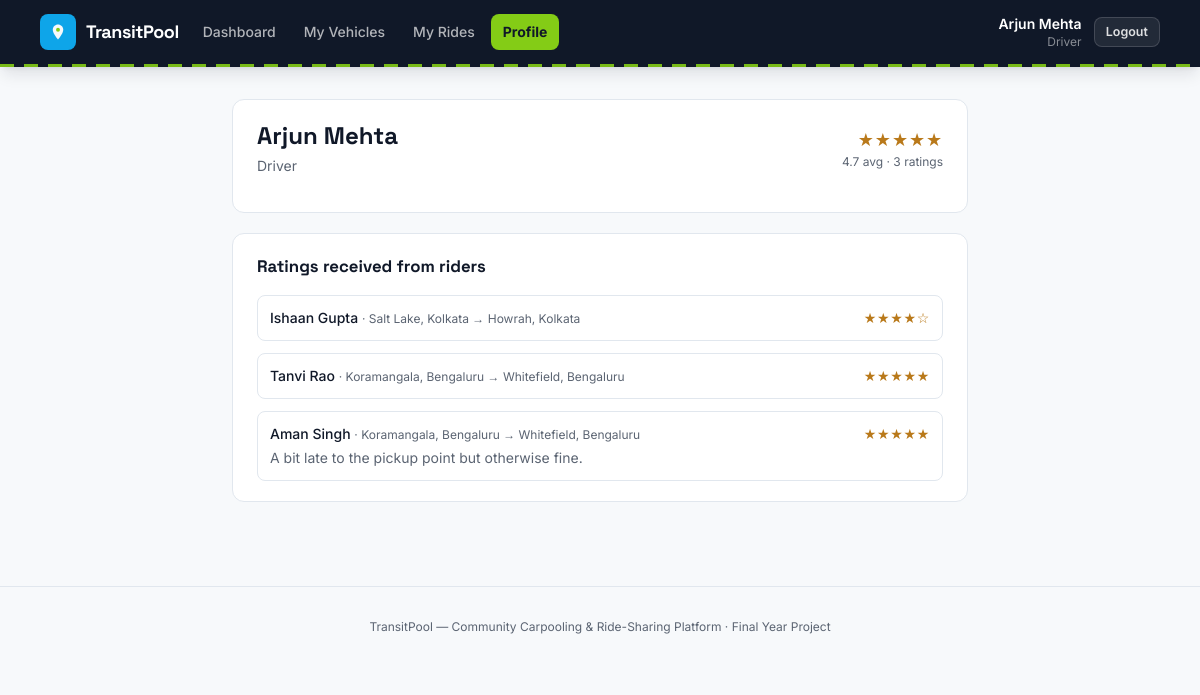
The app's page /index.php?route=driver/profile (signed in) with its own data.
### tables this page shows
CREATE TABLE ratings (
    id          INT UNSIGNED AUTO_INCREMENT PRIMARY KEY,
    ride_id     INT UNSIGNED NOT NULL,
    rater_id    INT UNSIGNED NOT NULL,
    ratee_id    INT UNSIGNED NOT NULL,
    rater_role  ENUM('driver','rider') NOT NULL,
    stars       TINYINT UNSIGNED NOT NULL,
    comment     VARCHAR(500) NULL,
    created_at  TIMESTAMP NOT NULL DEFAULT CURRENT_TIMESTAMP,
    CONSTRAINT fk_ratings_ride  FOREIGN KEY (ride_id)  REFERENCES rides(id) ON DELETE CASCADE,
    CONSTRAINT fk_ratings_rater FOREIGN KEY (rater_id) REFERENCES users(id) ON DELETE CASCADE,
    CONSTRAINT fk_ratings_ratee FOREIGN KEY (ratee_id) REFERENCES users(id) ON DELETE CASCADE,
    CONSTRAINT chk_ratings_stars CHECK (stars BETWEEN 1 AND 5),
    CONSTRAINT uniq_rating_per_direction UNIQUE (ride_id, rater_id, ratee_id),
    INDEX idx_ratings_ratee (ratee_id)
);

CREATE TABLE users (
    id         INT UNSIGNED AUTO_INCREMENT PRIMARY KEY,
    name       VARCHAR(120)    NOT NULL,
    email      VARCHAR(150)    NOT NULL UNIQUE,
    phone      VARCHAR(20)     NOT NULL,
    password   VARCHAR(255)    NOT NULL,
    role       ENUM('super_admin','driver','rider') NOT NULL,
    status     ENUM('active','inactive') NOT NULL DEFAULT 'active',
    created_at TIMESTAMP NOT NULL DEFAULT CURRENT_TIMESTAMP
);

CREATE TABLE rides (
    id               INT UNSIGNED AUTO_INCREMENT PRIMARY KEY,
    driver_id        INT UNSIGNED NOT NULL,
    vehicle_id       INT UNSIGNED NOT NULL,
    origin           VARCHAR(120) NOT NULL,
    destination      VARCHAR(120) NOT NULL,
    departure_at     DATETIME NOT NULL,
    seats_total      TINYINT UNSIGNED NOT NULL,
    seats_available  TINYINT UNSIGNED NOT NULL,
    price_per_seat   DECIMAL(8,2) NOT NULL,
    notes            VARCHAR(255) NULL,
    status           ENUM('scheduled','ongoing','completed','cancelled') NOT NULL DEFAULT 'scheduled',
    created_at       TIMESTAMP NOT NULL DEFAULT CURRENT_TIMESTAMP,
    CONSTRAINT fk_rides_driver  FOREIGN KEY (driver_id)  REFERENCES users(id)    ON DELETE CASCADE,
    CONSTRAINT fk_rides_vehicle FOREIGN KEY (vehicle_id) REFERENCES vehicles(id) ON DELETE RESTRICT,
    INDEX idx_rides_driver (driver_id),
    INDEX idx_rides_search (status, departure_at),
    INDEX idx_rides_origin (origin),
    INDEX idx_rides_destination (destination)
);

### app/controllers/DriverController.php (called while the page is built, shortened)
<?php
require_once __DIR__ . '/../models/Rating.php';
class DriverController
{
    public function profile(): void
    {
        $driverId = Auth::id();
        $ratings = Rating::forRatee($driverId);
        $avg = Rating::averageForRatee($driverId);
        require __DIR__ . '/../views/driver/profile.php';
    }
}

### public/index.php (called while the page is built, shortened)
<?php
require_once __DIR__ . '/../core/helpers.php';
require_once __DIR__ . '/../core/Database.php';
require_once __DIR__ . '/../core/Auth.php';
require_once __DIR__ . '/../app/models/Rating.php';
require_once __DIR__ . '/../app/controllers/DriverController.php';
$router = new Router();
$router->get('login', fn() => (new AuthController())->showLogin());
$router->post('login', fn() => (new AuthController())->login());
$router->get('register', fn() => (new AuthController())->showRegister());
$router->post('register', fn() => (new AuthController())->register());
$router->post('logout', fn() => (new AuthController())->logout());
$router->get('admin/dashboard', fn() => (new AdminController())->dashboard());
$router->get('admin/users', fn() => (new AdminController())->users());
$router->post('admin/users/status', fn() => (new AdminController())->userStatus());
$router->get('admin/vehicles', fn() => (new AdminController())->vehicles());
$router->post('admin/vehicles/status', fn() => (new AdminController())->vehicleStatus());
$router->get('admin/rides', fn() => (new AdminController())->rides());
$router->get('admin/rides/show', fn() => (new AdminController())->rideShow());
$router->post('admin/rides/cancel', fn() => (new AdminController())->rideCancel());
$router->get('admin/bookings', fn() => (new AdminController())->bookings());
$router->get('admin/ratings', fn() => (new AdminController())->ratings());
$router->get('admin/reports', fn() => (new AdminController())->reports());
$router->post('admin/reports/resolve', fn() => (new AdminController())->reportResolve());
$router->get('driver/dashboard', fn() => (new DriverController())->dashboard());
$router->get('driver/vehicles', fn() => (new DriverController())->vehicles());
$router->get('driver/vehicles/new', fn() => (new DriverController())->vehicleNew());
$router->post('driver/vehicles/store', fn() => (new DriverController())->vehicleStore());
$router->get('driver/vehicles/edit', fn() => (new DriverController())->vehicleEdit());
$router->post('driver/vehicles/update', fn() => (new DriverController())->vehicleUpdate());
$router->post('driver/vehicles/deactivate', fn() => (new DriverController())->vehicleDeactivate());
$router->post('driver/vehicles/activate', fn() => (new DriverController())->vehicleActivate());
$router->get('driver/rides', fn() => (new DriverController())->rides());
$router->get('driver/rides/new', fn() => (new DriverController())->rideNew());
$router->post('driver/rides/store', fn() => (new DriverController())->rideStore());
$router->get('driver/rides/edit', fn() => (new DriverController())->rideEdit());
$router->post('driver/rides/update', fn() => (new DriverController())->rideUpdate());
$router->post('driver/rides/cancel', fn() => (new DriverController())->rideCancel());
$router->post('driver/rides/start', fn() => (new DriverController())->rideStart());
$router->post('driver/rides/complete', fn() => (new DriverController())->rideComplete());
$router->get('driver/rides/roster', fn() => (new DriverController())->roster());
$router->get('driver/rides/rate', fn() => (new DriverController())->rateRiders());
$router->post('driver/ratings/store', fn() => (new DriverController())->rateRiderStore());
$router->get('driver/profile', fn() => (new DriverController())->profile());
$router->get('rider/dashboard', fn() => (new RiderController())->dashboard());
$router->get('rider/search', fn() => (new RiderController())->search());
$router->get('rider/rides/show', fn() => (new RiderController())->rideShow());
$router->post('rider/bookings/store', fn() => (new RiderController())->bookingStore());
$router->get('rider/bookings', fn() => (new RiderController())->bookings());
$router->post('rider/bookings/cancel', fn() => (new RiderController())->bookingCancel());
$router->get('rider/rides/rate', fn() => (new RiderController())->rateDriver());
$router->post('rider/ratings/store', fn() => (new RiderController())->rateDriverStore());
$router->get('rider/profile', fn() => (new RiderController())->profile());
$router->get('reports/new', fn() => (new ReportController())->newForm());
$router->post('reports/store', fn() => (new ReportController())->store());
$route = $_GET['route'] ?? '';
$router->dispatch($_SERVER['REQUEST_METHOD'], $route);

### core/Router.php (called while the page is built, shortened)
<?php
class Router
{
    private array $routes = ['GET' => [], 'POST' => []];
    public function get(string $route, callable $handler): void
    {
        $this->routes['GET'][$route] = $handler;
    }
    public function post(string $route, callable $handler): void
    {
        $this->routes['POST'][$route] = $handler;
    }
    public function dispatch(string $method, string $route): void
    {
        $handler = $this->routes[$method][$route] ?? null;
        try {
            $handler();
        } catch (Throwable $e) {
            error_log($e->getMessage());
            http_response_code(500);
            require __DIR__ . '/../app/views/errors/500.php';
        }
    }
}

### core/Auth.php (called while the page is built, shortened)
<?php
require_once __DIR__ . '/Database.php';
class Auth
{
    public static function id(): ?int
    {
        return $_SESSION['user_id'] ?? null;
    }
    public static function name(): ?string
    {
        return $_SESSION['user_name'] ?? null;
    }
}

### core/helpers.php (called while the page is built, shortened)
<?php
function e(?string $value): string
{
    return htmlspecialchars($value ?? '', ENT_QUOTES, 'UTF-8');
}
function stars(int $count): string
{
    $count = max(0, min(5, $count));
    return str_repeat('★', $count) . str_repeat('☆', 5 - $count);
}

### core/Database.php (called while the page is built)
<?php
class Database
{
    private static ?PDO $instance = null;
    public static function connect(): PDO
    {
        if (self::$instance === null) {
            $config = require __DIR__ . '/../config/database.php';
            $dsn = sprintf(
                'mysql:host=%s;port=%d;dbname=%s;charset=%s',
                $config['host'],
                $config['port'],
                $config['database'],
                $config['charset']
            );
            self::$instance = new PDO($dsn, $config['username'], $config['password'], [
                PDO::ATTR_ERRMODE            => PDO::ERRMODE_EXCEPTION,
                PDO::ATTR_DEFAULT_FETCH_MODE => PDO::FETCH_ASSOC,
                PDO::ATTR_EMULATE_PREPARES   => false,
            ]);
        }
        return self::$instance;
    }
}

### app/models/Rating.php (called while the page is built, shortened)
<?php
require_once __DIR__ . '/../../core/Database.php';
class Rating
{
    public static function forRatee(int $userId): array
    {
        $stmt = Database::connect()->prepare(
            'SELECT rt.*, r.origin, r.destination, r.departure_at, u.name AS rater_name
             FROM ratings rt
             JOIN rides r ON r.id = rt.ride_id
             JOIN users u ON u.id = rt.rater_id
             WHERE rt.ratee_id = ?
             ORDER BY rt.created_at DESC'
        );
        $stmt->execute([$userId]);
        return $stmt->fetchAll();
    }
    public static function averageForRatee(int $userId): ?array
    {
        $stmt = Database::connect()->prepare('SELECT AVG(stars) AS avg_stars, COUNT(*) AS n FROM ratings WHERE ratee_id = ?');
        $stmt->execute([$userId]);
        $row = $stmt->fetch();
        return ['avg' => round((float)$row['avg_stars'], 1), 'count' => (int)$row['n']];
    }
}

### config/database.php (called while the page is built)
<?php
return [
    'host'     => '127.0.0.1',
    'port'     => 3306,
    'database' => 'carpooling_ride_sharing',
    'username' => 'root',
    'password' => '',
    'charset'  => 'utf8mb4',
];

### app/views/driver/profile.php (the view, shortened to what this page needs)
<?php $pageTitle = 'My Profile'; require __DIR__ . '/../partials/header.php'; require __DIR__ . '/../partials/navbar.php'; ?>
<main class="max-w-3xl mx-auto px-4 py-8">
    <div class="card">
        <div class="card-head">
            <div>
                <h1 class="font-display text-2xl font-bold"><?= e(Auth::name()) ?></h1>
                <p class="text-slateink text-sm mt-1">Driver</p>
            </div>
            <?php if ($avg): ?>
                <div class="text-right">
                    <div class="star-rating text-lg"><?= stars((int)round($avg['avg'])) ?></div>
                    <p class="text-xs text-slateink"><?= $avg['avg'] ?> avg &middot; <?= $avg['count'] ?> ratings</p>
                </div>
            <?php endif; ?>
        </div>
    </div>
    <div class="card">
        <div class="card-head"><h2>Ratings received from riders</h2></div>
        <ul class="space-y-3">
            <?php foreach ($ratings as $rt): ?>
                <li class="border border-line rounded-lg p-3 text-sm">
                    <div class="flex items-center justify-between">
                        <span class="font-medium"><?= e($rt['rater_name']) ?> <span class="text-slateink text-xs font-normal">&middot; <?= e($rt['origin']) ?> &rarr; <?= e($rt['destination']) ?></span></span>
                        <span class="star-rating"><?= stars((int)$rt['stars']) ?></span>
                    </div>
                    <?php if (!empty($rt['comment'])): ?><p class="text-slateink mt-1"><?= e($rt['comment']) ?></p><?php endif; ?>
                </li>
            <?php endforeach; ?>
        </ul>
    </div>
</main>
<?php require __DIR__ . '/../partials/footer.php'; ?>

### public/assets/css/style.css (style rules this page uses)
* { box-sizing: border-box; }
h1, h2, h3, h4, .font-display { font-family: 'Space Grotesk', 'Inter', sans-serif; }
.card { background: #fff; border: 1px solid var(--line, #E1E7EE); border-radius: 12px; padding: 1.25rem 1.5rem; margin-bottom: 1.25rem; }
.card-head { display: flex; align-items: center; justify-content: space-between; gap: 1rem; margin-bottom: 1rem; flex-wrap: wrap; }
.card-head h2 { font-size: 1.05rem; font-weight: 700; }
.star-rating { color: #B9791A; letter-spacing: 0.05em; }

### records on screen
ratings: rater.name "Ishaan Gupta", ride.origin "Salt Lake, Kolkata", ride.destination "Howrah, Kolkata", stars "★★★★☆"
ratings: rater.name "Tanvi Rao", ride.origin "Koramangala, Bengaluru", ride.destination "Whitefield, Bengaluru", stars "★★★★★"
ratings: rater.name "Aman Singh", ride.origin "Koramangala, Bengaluru", ride.destination "Whitefield, Bengaluru", stars "★★★★★", comment "A bit late to the pickup point but otherwise fine."

### other values on screen
$label "Dashboard"
$label "My Vehicles"
$label "My Rides"
$label "Profile"
Auth::name() "Arjun Mehta"
str_replace('_', ' ', $role ?? '') "Driver"
stars((int)round($avg['avg'])) "★★★★★"
$avg['avg'] "4.7"
$avg['count'] "3"
